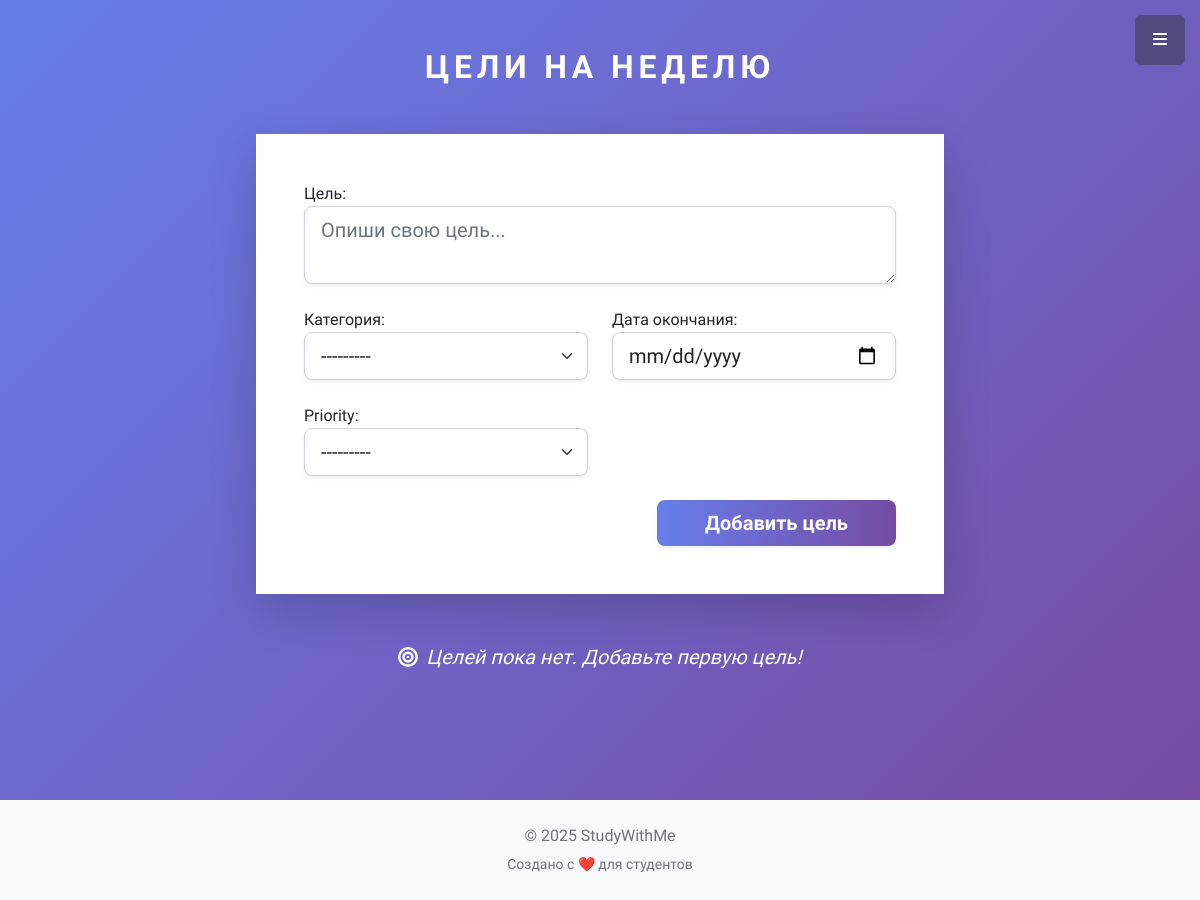
Before: /goals/ (signed in) with the older database file.
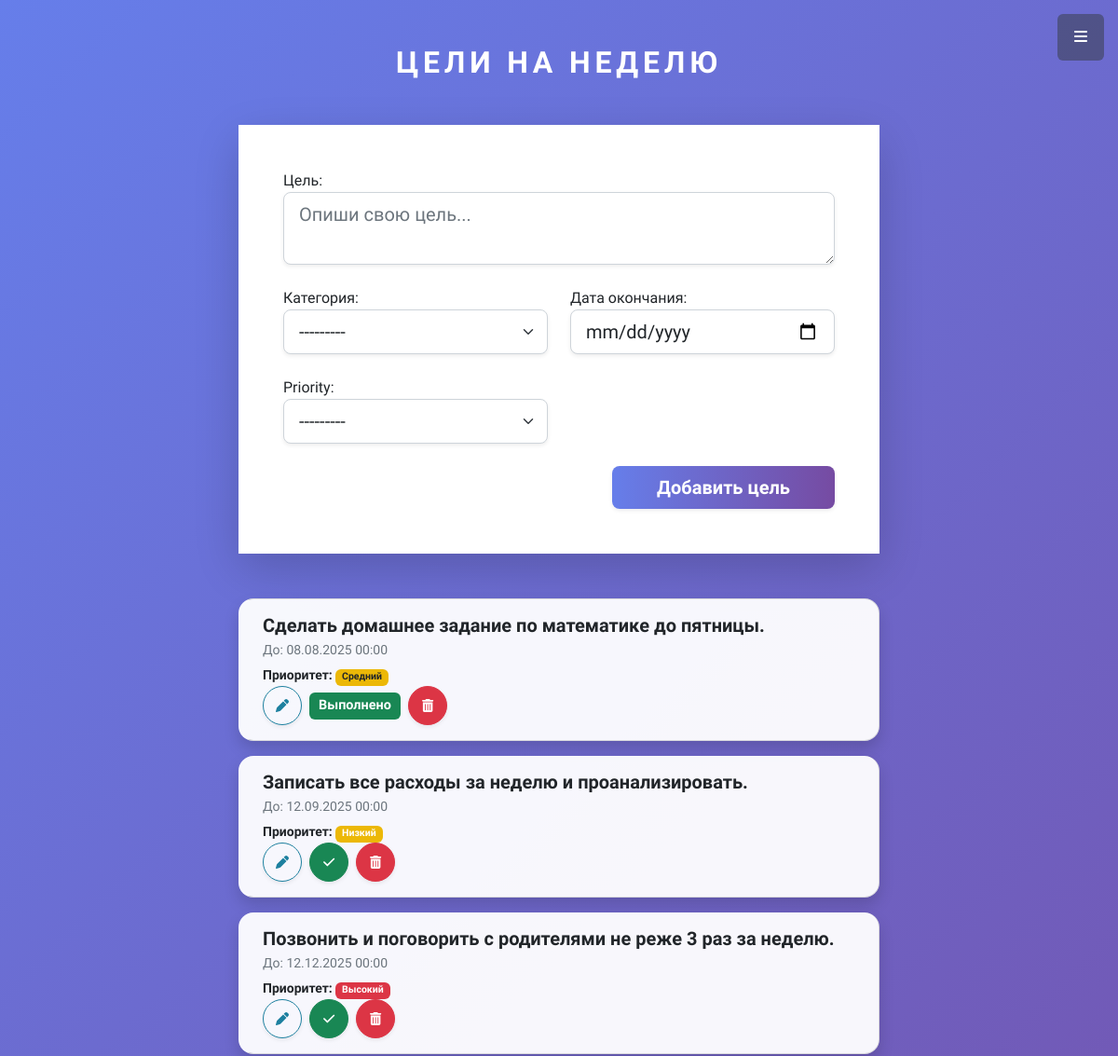
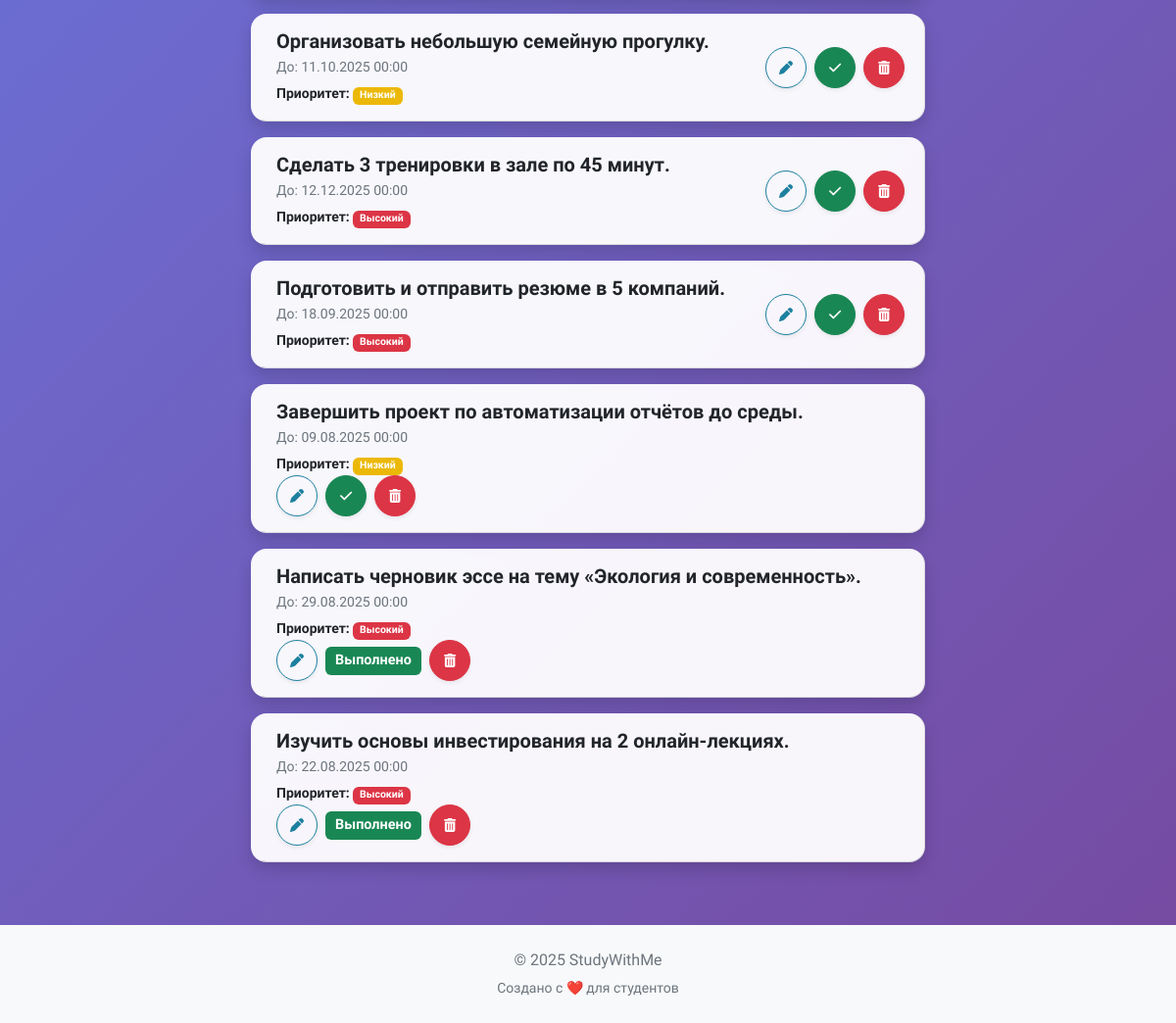
After: the same page with the newer database file (2 pictures, top to bottom).
### main/models.py (models this page shows, shortened)
class Goal(models.Model):
    user = models.ForeignKey(MyUser, on_delete=models.CASCADE, verbose_name='Пользователь')
    PRIORITY_CHOICES = [
        ('low', 'Низкий'),
        ('medium', 'Средний'),
        ('high', 'Высокий'),
    ]
    title = models.CharField(max_length=255, verbose_name='Цель')
    category = models.ForeignKey('Category', on_delete=models.SET_NULL, null=True, verbose_name='Категория')
    created_at = models.DateTimeField(auto_now_add=True, verbose_name='Дата начала')
    deadline = models.DateTimeField(verbose_name='Дата окончания')
    priority = models.CharField(max_length=10, choices=PRIORITY_CHOICES)
    is_completed = models.BooleanField(default=False, verbose_name='Выполнено')
    class Meta:
        verbose_name = 'Цель'
        verbose_name_plural = 'Цели'

### main/views.py (the view)
# urls.py: path('goals/', views.goals_list, name='goals'),
@login_required
def goals_list(request):
    form = GoalForm()
    goals = Goal.objects.filter(user=request.user)
    if request.method == 'POST':
        form = GoalForm(request.POST)
        if form.is_valid():
            goal = form.save(commit=False)
            goal.user = request.user
            goal.save()
            return redirect('goals')
        else:
            print(form.errors)
    else:
        form = GoalForm()
    return render(request, 'main/goals.html', {'form': form, 'goals': goals})

### main/forms.py
class GoalForm(forms.ModelForm):
    class Meta:
        model = Goal
        fields = ['title', 'category', 'deadline', 'priority']
        widgets = {
            'title': forms.Textarea(attrs={
                'class': 'form-control',
                'placeholder': 'Опиши свою цель...',
                'rows': 2
            }),
            'category': forms.Select(attrs={'class': 'form-select'}),
            'deadline': forms.DateTimeInput(attrs={
                'type': 'datetime-local',
                'class': 'form-control'
            }),
            'priority': forms.Select(attrs={'class': 'form-select'}),
        }

### main/models.py (called while the page is built)
    def __str__(self):
        return self.name

### main/templates/main/goals.html (shortened to what the changed rows need)
{% extends 'base.html' %}
{% load static %}
{% load widget_tweaks %}
{% block content %}
<section class="page-section py-5 goals-section" id="goals">
  <div class="container px-4 px-lg-5">
    <h2 class="text-center text-uppercase text-white mb-5 fw-bold letter-spacing-1">Цели на неделю</h2>
    <div class="row justify-content-center">
      <div class="col-lg-8">
        <div class="card mb-5 shadow-lg rounded-4 border-0 goals-form-card">
          <div class="card-body bg-white p-4 p-md-5">
          </div>
        </div>
        {% if goals %}
        <div class="list-group goals-list">
          {% for goal in goals %}
            <div class="list-group-item d-flex justify-content-between align-items-center flex-wrap shadow rounded-4 mb-3 goal-item">
              <div class="flex-grow-1 me-3 goal-info">
                <h5 class="mb-1 fw-semibold text-dark">{{ goal.title }}</h5>
                <small class="text-muted d-block mb-1">До: {{ goal.deadline|date:"d.m.Y H:i" }}</small>
                <small class="fw-semibold priority-label">
                  Приоритет:
                  {% if goal.priority == 'high' %}
                    <span class="badge bg-danger">Высокий</span>
                  {% elif goal.priority == 'medium' %}
                    <span class="badge bg-warning text-dark">Средний</span>
                  {% else %}
                    <span class="badge bg-secondary">Низкий</span>
                  {% endif %}
                </small>
              </div>
              <div class="d-flex align-items-center gap-2 goal-actions">
                <a href="{% url 'edit_goal' goal.pk %}" class="btn btn-outline-primary btn-sm rounded-circle shadow-sm action-btn" title="Редактировать цель" aria-label="Редактировать">
                  <i class="fas fa-pen"></i>
                </a>
                {% if not goal.is_completed %}
                  <form method="post" action="{% url 'mark_goal_completed' goal.pk %}" style="display: inline;">
                    <button type="submit" class="btn btn-success btn-sm rounded-circle shadow-sm action-btn" title="Отметить как выполненную" aria-label="Отметить выполненной">
                      <i class="fas fa-check"></i>
                    </button>
                  </form>
                {% else %}
                  <span class="badge bg-success completed-badge">Выполнено</span>
                {% endif %}
                <form method="post" action="{% url 'delete_goal' goal.pk %}" style="display: inline;">
                  <button type="submit" class="btn btn-danger btn-sm rounded-circle shadow-sm action-btn" title="Удалить цель" aria-label="Удалить">
                    <i class="fas fa-trash-alt"></i>
                  </button>
                </form>
              </div>
            </div>
          {% endfor %}
        </div>
        {% else %}
          <p class="text-center text-white fst-italic fs-5 mt-4 no-goals-msg">
            <i class="fas fa-bullseye me-2"></i> Целей пока нет. Добавьте первую цель!
          </p>
        {% endif %}
      </div>
    </div>
  </div>
</section>
{% endblock %}

Changed rows visible on the page:
added Goal: title "Сделать домашнее задание по математике до пятницы.", deadline "08.08.2025 00:00", priority "Средний", is_completed "Выполнено"
added Goal: title "Записать все расходы за неделю и проанализировать.", deadline "12.09.2025 00:00", priority "Низкий", is_completed False (drawn)
added Goal: title "Позвонить и поговорить с родителями не реже 3 раз за неделю.", deadline "12.12.2025 00:00", priority "Высокий", is_completed False (drawn)
added Goal: title "Организовать небольшую семейную прогулку.", deadline "11.10.2025 00:00", priority "Низкий", is_completed False (drawn)
added Goal: title "Сделать 3 тренировки в зале по 45 минут.", deadline "12.12.2025 00:00", priority "Высокий", is_completed False (drawn)
added Goal: title "Подготовить и отправить резюме в 5 компаний.", deadline "18.09.2025 00:00", priority "Высокий", is_completed False (drawn)
added Goal: title "Завершить проект по автоматизации отчётов до среды.", deadline "09.08.2025 00:00", priority "Низкий", is_completed False (drawn)
added Goal: title "Написать черновик эссе на тему «Экология и современность».", deadline "29.08.2025 00:00", priority "Высокий", is_completed "Выполнено"
added Goal: title "Изучить основы инвестирования на 2 онлайн-лекциях.", deadline "22.08.2025 00:00", priority "Высокий", is_completed "Выполнено"
Other visible differences:
text no longer shown: "Целей пока нет. Добавьте первую цель!"
